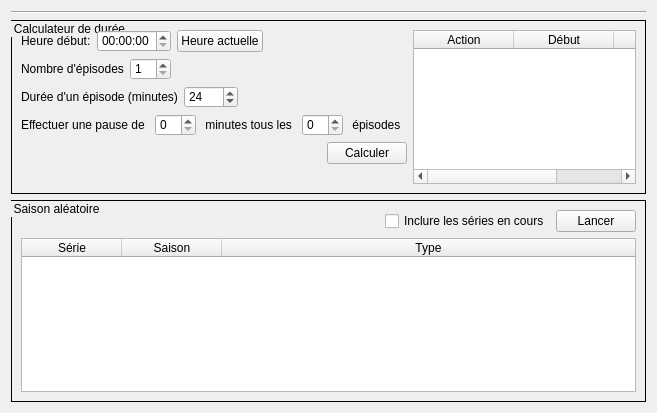
<?xml version="1.0" encoding="UTF-8"?>
<ui version="4.0">
 <class>Form</class>
 <widget class="QWidget" name="Form">
  <property name="geometry">
   <rect>
    <x>0</x>
    <y>0</y>
    <width>657</width>
    <height>413</height>
   </rect>
  </property>
  <property name="windowTitle">
   <string>Form</string>
  </property>
  <layout class="QGridLayout" name="gridLayout">
   <item row="2" column="0">
    <widget class="QGroupBox" name="groupBox">
     <property name="styleSheet">
      <string notr="true">QGroupBox
{
    border:  1px solid black
}</string>
     </property>
     <property name="title">
      <string>Saison aléatoire</string>
     </property>
     <layout class="QGridLayout" name="gridLayout_3">
      <item row="1" column="1">
       <widget class="QCheckBox" name="checkBox">
        <property name="text">
         <string>Inclure les séries en cours</string>
        </property>
       </widget>
      </item>
      <item row="1" column="2">
       <widget class="QPushButton" name="select_random_season_button">
        <property name="text">
         <string>Lancer</string>
        </property>
        <property name="icon">
         <iconset>
          <normaloff>../../resources/icons/gear.png</normaloff>../../resources/icons/gear.png</iconset>
        </property>
       </widget>
      </item>
      <item row="1" column="0">
       <layout class="QHBoxLayout" name="horizontalLayout_7">
        <item>
         <spacer name="horizontalSpacer_6">
          <property name="orientation">
           <enum>Qt::Horizontal</enum>
          </property>
          <property name="sizeHint" stdset="0">
           <size>
            <width>40</width>
            <height>20</height>
           </size>
          </property>
         </spacer>
        </item>
       </layout>
      </item>
      <item row="2" column="0" colspan="3">
       <widget class="QTableWidget" name="tableWidget">
        <property name="editTriggers">
         <set>QAbstractItemView::NoEditTriggers</set>
        </property>
        <property name="selectionMode">
         <enum>QAbstractItemView::SingleSelection</enum>
        </property>
        <property name="selectionBehavior">
         <enum>QAbstractItemView::SelectRows</enum>
        </property>
        <property name="verticalScrollMode">
         <enum>QAbstractItemView::ScrollPerPixel</enum>
        </property>
        <property name="horizontalScrollMode">
         <enum>QAbstractItemView::ScrollPerPixel</enum>
        </property>
        <attribute name="horizontalHeaderStretchLastSection">
         <bool>true</bool>
        </attribute>
        <attribute name="verticalHeaderDefaultSectionSize">
         <number>20</number>
        </attribute>
        <column>
         <property name="text">
          <string>Série</string>
         </property>
        </column>
        <column>
         <property name="text">
          <string>Saison</string>
         </property>
        </column>
        <column>
         <property name="text">
          <string>Type</string>
         </property>
        </column>
       </widget>
      </item>
     </layout>
    </widget>
   </item>
   <item row="0" column="0">
    <widget class="Line" name="line">
     <property name="orientation">
      <enum>Qt::Horizontal</enum>
     </property>
    </widget>
   </item>
   <item row="1" column="0">
    <widget class="QGroupBox" name="groupBox_2">
     <property name="styleSheet">
      <string notr="true">QGroupBox
{
    border:  1px solid black
}</string>
     </property>
     <property name="title">
      <string>Calculateur de durée</string>
     </property>
     <layout class="QHBoxLayout" name="horizontalLayout_13">
      <item>
       <layout class="QVBoxLayout" name="verticalLayout">
        <item>
         <layout class="QHBoxLayout" name="horizontalLayout_8">
          <item>
           <widget class="QLabel" name="label_7">
            <property name="text">
             <string>Heure début:</string>
            </property>
           </widget>
          </item>
          <item>
           <widget class="QTimeEdit" name="timeEdit"/>
          </item>
          <item>
           <widget class="QPushButton" name="get_current_time_button">
            <property name="text">
             <string>Heure actuelle</string>
            </property>
            <property name="icon">
             <iconset>
              <normaloff>../../resources/icons/clock.png</normaloff>../../resources/icons/clock.png</iconset>
            </property>
           </widget>
          </item>
          <item>
           <spacer name="horizontalSpacer_7">
            <property name="orientation">
             <enum>Qt::Horizontal</enum>
            </property>
            <property name="sizeHint" stdset="0">
             <size>
              <width>40</width>
              <height>20</height>
             </size>
            </property>
           </spacer>
          </item>
         </layout>
        </item>
        <item>
         <layout class="QHBoxLayout" name="horizontalLayout_9">
          <item>
           <widget class="QLabel" name="label_8">
            <property name="text">
             <string>Nombre d'épisodes</string>
            </property>
           </widget>
          </item>
          <item>
           <widget class="QSpinBox" name="episodes_count_spinbox">
            <property name="minimum">
             <number>1</number>
            </property>
           </widget>
          </item>
          <item>
           <spacer name="horizontalSpacer_8">
            <property name="orientation">
             <enum>Qt::Horizontal</enum>
            </property>
            <property name="sizeHint" stdset="0">
             <size>
              <width>40</width>
              <height>20</height>
             </size>
            </property>
           </spacer>
          </item>
         </layout>
        </item>
        <item>
         <layout class="QHBoxLayout" name="horizontalLayout_10">
          <item>
           <widget class="QLabel" name="label_9">
            <property name="text">
             <string>Durée d'un épisode (minutes)</string>
            </property>
           </widget>
          </item>
          <item>
           <widget class="QSpinBox" name="episodes_duration_spinbox">
            <property name="maximum">
             <number>3600</number>
            </property>
            <property name="singleStep">
             <number>5</number>
            </property>
            <property name="value">
             <number>24</number>
            </property>
           </widget>
          </item>
          <item>
           <spacer name="horizontalSpacer_9">
            <property name="orientation">
             <enum>Qt::Horizontal</enum>
            </property>
            <property name="sizeHint" stdset="0">
             <size>
              <width>40</width>
              <height>20</height>
             </size>
            </property>
           </spacer>
          </item>
         </layout>
        </item>
        <item>
         <layout class="QHBoxLayout" name="horizontalLayout_11">
          <item>
           <widget class="QLabel" name="label_10">
            <property name="text">
             <string>Effectuer une pause de </string>
            </property>
           </widget>
          </item>
          <item>
           <widget class="QSpinBox" name="pauses_duration_spinbox"/>
          </item>
          <item>
           <widget class="QLabel" name="label_11">
            <property name="text">
             <string> minutes tous les </string>
            </property>
           </widget>
          </item>
          <item>
           <widget class="QSpinBox" name="pauses_every_spinbox"/>
          </item>
          <item>
           <widget class="QLabel" name="label_12">
            <property name="text">
             <string> épisodes</string>
            </property>
           </widget>
          </item>
          <item>
           <spacer name="horizontalSpacer_10">
            <property name="orientation">
             <enum>Qt::Horizontal</enum>
            </property>
            <property name="sizeHint" stdset="0">
             <size>
              <width>40</width>
              <height>20</height>
             </size>
            </property>
           </spacer>
          </item>
         </layout>
        </item>
        <item>
         <layout class="QHBoxLayout" name="horizontalLayout_12">
          <item>
           <spacer name="horizontalSpacer_11">
            <property name="orientation">
             <enum>Qt::Horizontal</enum>
            </property>
            <property name="sizeHint" stdset="0">
             <size>
              <width>40</width>
              <height>20</height>
             </size>
            </property>
           </spacer>
          </item>
          <item>
           <widget class="QPushButton" name="go_button">
            <property name="text">
             <string>Calculer</string>
            </property>
            <property name="icon">
             <iconset>
              <normaloff>../../resources/icons/gear.png</normaloff>../../resources/icons/gear.png</iconset>
            </property>
           </widget>
          </item>
         </layout>
        </item>
        <item>
         <spacer name="verticalSpacer_2">
          <property name="orientation">
           <enum>Qt::Vertical</enum>
          </property>
          <property name="sizeHint" stdset="0">
           <size>
            <width>20</width>
            <height>40</height>
           </size>
          </property>
         </spacer>
        </item>
       </layout>
      </item>
      <item>
       <widget class="QTableWidget" name="tableWidget_2">
        <property name="selectionMode">
         <enum>QAbstractItemView::SingleSelection</enum>
        </property>
        <property name="selectionBehavior">
         <enum>QAbstractItemView::SelectRows</enum>
        </property>
        <attribute name="horizontalHeaderStretchLastSection">
         <bool>true</bool>
        </attribute>
        <column>
         <property name="text">
          <string>Action</string>
         </property>
        </column>
        <column>
         <property name="text">
          <string>Début</string>
         </property>
        </column>
        <column>
         <property name="text">
          <string>Fin</string>
         </property>
        </column>
       </widget>
      </item>
     </layout>
    </widget>
   </item>
  </layout>
 </widget>
 <tabstops>
  <tabstop>checkBox</tabstop>
  <tabstop>select_random_season_button</tabstop>
  <tabstop>tableWidget</tabstop>
 </tabstops>
 <resources/>
 <connections/>
</ui>
